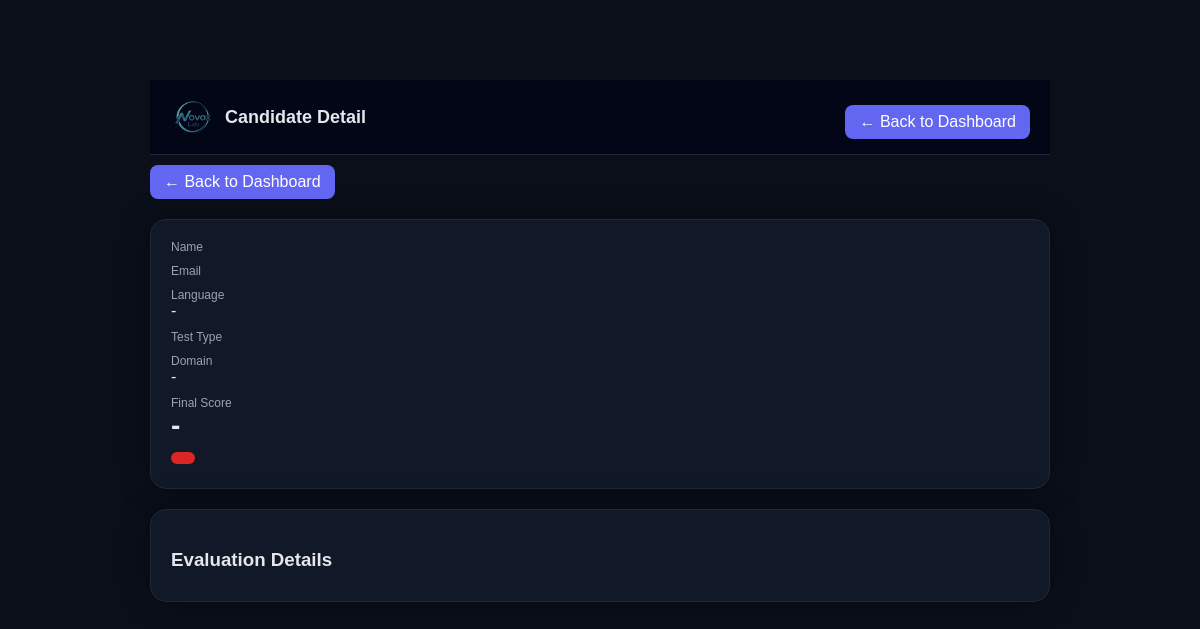
/result/29, run on an earlier commit of the app's database.
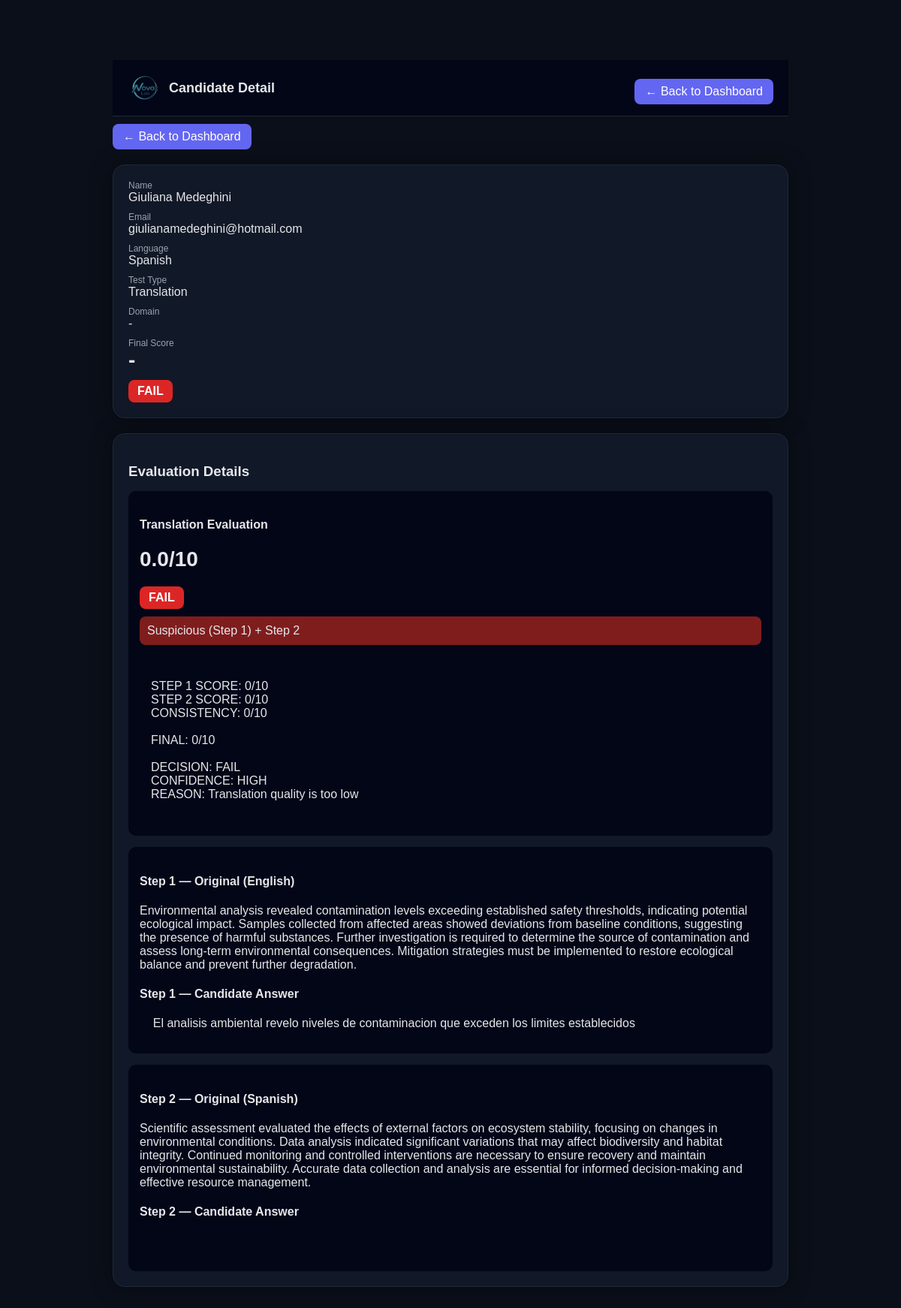
And on a later commit of the database.
### tables this page shows
CREATE TABLE results (
        id INTEGER PRIMARY KEY AUTOINCREMENT,
        first_name TEXT,
        last_name TEXT,
        email TEXT,
        test_type TEXT,
        language TEXT,
        answer TEXT,

        translation_score TEXT,
        interpretation_score TEXT,
        status TEXT,

        audio1 TEXT,
        audio2 TEXT,
        audio3 TEXT,
        audio4 TEXT,

        transcription1 TEXT,
        transcription2 TEXT,
        transcription3 TEXT,
        transcription4 TEXT,

        created_at TEXT
    , editing_score TEXT, final_score REAL, post_edit_score TEXT, gleu_score REAL, bleu_score REAL, ter_score REAL, ai_component REAL, bleu_component REAL, ter_component REAL, t1_en TEXT, t2_en TEXT, t3_en TEXT, t4_en TEXT, flag TEXT, step1_original TEXT, step2_original TEXT, step1_answer TEXT, step2_answer TEXT, rev_transcription1 TEXT, rev_transcription2 TEXT, rev_transcription3 TEXT, rev_transcription4 TEXT, domain TEXT);

### app.py (the view)
@app.route("/result/<int:id>")
def result_detail(id):
    conn = sqlite3.connect(DB_PATH)
    conn.row_factory = sqlite3.Row
    c = conn.cursor()
    c.execute("SELECT * FROM results WHERE id = ?", (id,))
    result = c.fetchone()
    conn.close()
    return render_template("result.html", r=result)

### templates/result.html (shortened to what this page needs)
<!DOCTYPE html>
<html>
<head>
</head>
<body>
<div class="container">
<div class="header">
  <div class="header-left">
    <img src="{{ url_for('static', filename='images/logo.png') }}">
    <span>Candidate Detail</span>
  </div>
  <a href="/dashboard" class="button">← Back to Dashboard</a>
</div>
<div style="margin-bottom:20px;">
  <a href="/dashboard" class="button">← Back to Dashboard</a>
</div>
<div class="card">
  <div class="label">Name</div>
  <div class="value">
  {{ (r.first_name or '') }} {{ (r.last_name or '') }}
  </div>
  <div class="label">Email</div>
  <div class="value">{{ r.email }}</div>
  <div class="label">Language</div>
  <div class="value">{{ r.language or "-" }}</div>
<div class="label">Test Type</div>
<div class="value">
  {% if r.test_type == "post_editing" %}
    Post-MT Editing
  {% elif r.test_type == "language_test" %}
    Spoken Language
  {% elif r.test_type == "terminology" %}
    Terminology
  {% else %}
    {{ r.test_type|replace("_", " ")|title }}
  {% endif %}
</div>
<div class="label">Domain</div>
<div class="value">
  {{ r.domain.replace("_", " ")|title if r.domain else "-" }}
</div>
  <div class="label">Final Score</div>
  <div class="score">{{ r.final_score or '-' }}</div>
  <div class="status
    {% if 'PASS' in r.status %}pass
    {% elif 'BORDERLINE' in r.status %}borderline
    {% else %}fail{% endif %}">
    {{ r.status }}
  </div>
</div>
<div class="card">
  <h3>Evaluation Details</h3>
  {% if r.test_type == "translation" %}
  <div class="section">
    <h4>Translation Evaluation</h4>
    <div style="font-size:28px; font-weight:bold; margin-bottom:10px;">
      {{ r.final_score }}/10
    </div>
    <div class="status
      {% if 'PASS' in r.status %}pass
      {% elif 'BORDERLINE' in r.status %}borderline
      {% else %}fail{% endif %}">
      {{ r.status }}
    </div>
    {% if r.flag and r.flag != "OK" %}
    <div style="margin-top:10px; padding:10px; background:#7f1d1d; border-radius:8px;">
         {{ r.flag }}
    </div>
    {% endif %}
    <div class="section" style="margin-top:15px;">
      <pre>{{ r.translation_score }}</pre>
    </div>
  </div>
  {% endif %}
{% if r.test_type in ["translation", "editing", "post_editing"] %}
<div class="section">
  <h4>Step 1 — Original (English)</h4>
  <pre>{{ r.step1_original or '-' }}</pre>
  <h4>Step 1 — Candidate Answer</h4>
  <pre>{{ r.step1_answer or '-' }}</pre>
</div>
<div class="section">
  <h4>Step 2 — Original ({{ r.language }})</h4>
  <pre>{{ r.step2_original or '-' }}</pre>
  <h4>Step 2 — Candidate Answer</h4>
  <pre>{{ r.step2_answer or '-' }}</pre>
</div>
{% endif %}
</div>
</body>
</html>

### templates/result.html (style rules this page uses)
body { background: #0b0f19; color: #e5e7eb; font-family: Arial; }
.container { max-width: 900px; margin: 80px auto 40px auto; }
.card { background: #111827; padding: 20px; border-radius: 16px; margin-bottom: 20px; box-shadow: 0 0 30px rgba(0,0,0,0.4); border: 1px solid #1f2937; }
h2, h3 { margin-bottom: 10px; }
.label { font-size: 12px; color: #9ca3af; }
.value { font-size: 16px; margin-bottom: 10px; }
.score { font-size: 28px; font-weight: bold; }
.status { display: inline-block; padding: 6px 12px; border-radius: 8px; font-size: 12px; margin-top: 10px; text-align: center; font-weight: bold; font-size: 16px; }
.fail { background:#dc2626; color:white; }
.section { margin-top: 15px; padding: 15px; background: #020617; border-radius: 10px; }
pre { white-space: pre-wrap; font-family: inherit; }
.button { background: #6366f1; color: white; padding: 8px 14px; border-radius: 8px; text-decoration: none; display: inline-block; margin-top: 10px; }
.header { position: sticky; top: 0; z-index: 1000; background: #020617; padding: 15px 20px; display: flex; justify-content: space-between; align-items: center; border-bottom: 1px solid #1f2937; }
.header-left { display: flex; align-items: center; gap: 10px; font-size: 18px; font-weight: bold; }
.header-left img { height: 40px; }
.button { background: #6366f1; color: white; padding: 8px 14px; border-radius: 8px; text-decoration: none; }

What changed in the data, as far as the page shows it:
added results: first_name "Giuliana", last_name "Medeghini", email "giulianamedeghini@hotmail.com", language "Spanish", test_type "Translation", final_score "-", status "FAIL", final_score "0.0", flag "Suspicious (Step 1) + Step 2", translation_score "STEP 1 SCORE: 0/10 STEP 2 SCORE: 0/10 CONSISTENCY: 0/10 FINAL: 0/10 DECISION: FAIL CONFIDENCE: HIGH REASON: Translation quality is too low", step1_original "Environmental analysis revealed contamination levels exceeding established safety thresholds, indicating potential ecological impact. Samples collected from affected areas showed deviations from baseline conditions, suggesting the presence of harmful substances. Further investigation is required to determine the source of contamination and assess long-term environmental consequences. Mitigation strategies must be implemented to restore ecological balance and prevent further degradation.", step1_answer "El analisis ambiental revelo niveles de contaminacion que exceden los limites establecidos", step2_original "Scientific assessment evaluated the effects of external factors on ecosystem stability, focusing on changes in environmental conditions. Data analysis indicated significant variations that may affect biodiversity and habitat integrity. Continued monitoring and controlled interventions are necessary to ensure recovery and maintain environmental sustainability. Accurate data collection and analysis are essential for informed decision-making and effective resource management."
Also different on the page:
{{ r.language or "-" }}: "-" → (not shown)
{{ r.final_score or '-' }}: "-" → (not shown)
text now shown: "Translation Evaluation /10 Step 1 — Original (English) Step 1 — Candidate Answer Step 2 — Original ( ) Step 2 — Candidate Answer"
